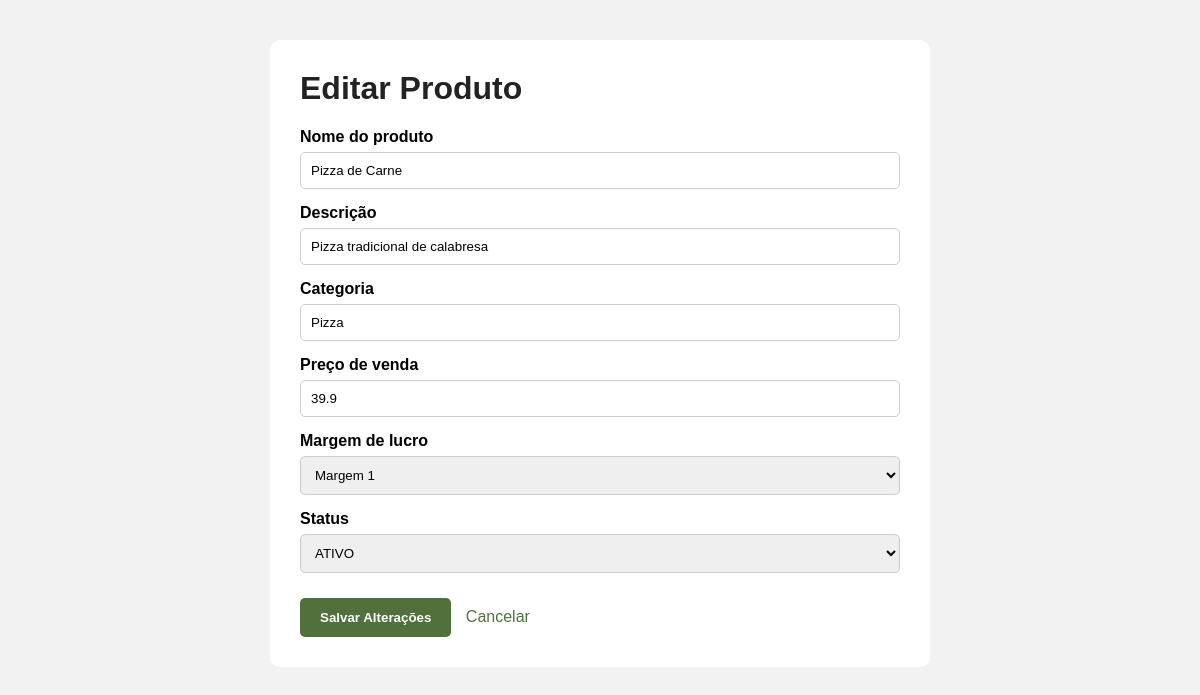
Page /editar-produto/1 on the committed database.
### tables this page shows
CREATE TABLE produto (
    id_produto INTEGER PRIMARY KEY AUTOINCREMENT,
    nome VARCHAR(120) NOT NULL UNIQUE,
    descricao VARCHAR(255),
    categoria VARCHAR(50) NOT NULL DEFAULT 'Pizza',
    preco_venda DECIMAL(10,2) NOT NULL CHECK (preco_venda > 0),
    id_margem INTEGER,
    status TEXT NOT NULL DEFAULT 'ATIVO'
        CHECK (status IN ('ATIVO', 'INATIVO')),
    FOREIGN KEY (id_margem)
        REFERENCES margem_lucro(id_margem)
        ON UPDATE CASCADE ON DELETE SET NULL
);

### app.py (the view, shortened to what this page needs)
@app.route("/editar-produto/<int:id_produto>", methods=["GET", "POST"])
def editar_produto(id_produto):
    conexao = conectar_banco()
    produto = conexao.execute(
        "SELECT * FROM produto WHERE id_produto = ?",
        (id_produto,)
    ).fetchone()
    conexao.close()
    if produto is None:
        return "Produto não encontrado", 404
    return render_template(
        "editar_produto.html",
        produto=produto
    )

### app.py (called while the page is built)
def conectar_banco():
    conexao = sqlite3.connect("banco.db")
    conexao.row_factory = sqlite3.Row
    return conexao

### templates/editar_produto.html (shortened to what this page needs)
<!DOCTYPE html>
<html lang="pt-BR">
<head>
</head>
<body>
    <div class="container">
        <h1>Editar Produto</h1>
        <form method="POST">
            <label>Nome do produto</label>
            <input type="text" name="nome" value="{{ produto.nome }}" required>
            <label>Descrição</label>
            <input type="text" name="descricao" value="{{ produto.descricao or '' }}">
            <label>Categoria</label>
            <input type="text" name="categoria" value="{{ produto.categoria }}" required>
            <label>Preço de venda</label>
            <input type="number" name="preco_venda" step="0.01" value="{{ produto.preco_venda }}" required>
            <label>Margem de lucro</label>
            <select name="id_margem" required>
                <option value="1" {% if produto.id_margem == 1 %}selected{% endif %}>Margem 1</option>
            </select>
            <label>Status</label>
            <select name="status" required>
                <option value="ATIVO" {% if produto.status == 'ATIVO' %}selected{% endif %}>ATIVO</option>
            </select>
            <button type="submit">Salvar Alterações</button>
            <a href="/produtos" class="voltar">Cancelar</a>
        </form>
    </div>
</body>
</html>

### templates/editar_produto.html (style rules this page uses)
body { font-family: Arial, sans-serif; background: #f2f2f2; margin: 0; padding: 40px; }
.container { max-width: 600px; margin: auto; background: white; padding: 30px; border-radius: 10px; }
h1 { margin-top: 0; color: #222; }
label { display: block; margin-top: 15px; font-weight: bold; }
input, select { width: 100%; padding: 10px; margin-top: 6px; box-sizing: border-box; border: 1px solid #ccc; border-radius: 5px; }
button { margin-top: 25px; padding: 12px 20px; background: #51703C; color: white; border: none; border-radius: 5px; cursor: pointer; font-weight: bold; }
.voltar { margin-left: 10px; color: #51703C; text-decoration: none; }

### rows in the picture
produto: nome "Pizza de Carne", descricao "Pizza tradicional de calabresa", categoria "Pizza", preco_venda "39.9", id_margem "Margem 1", status "ATIVO"
